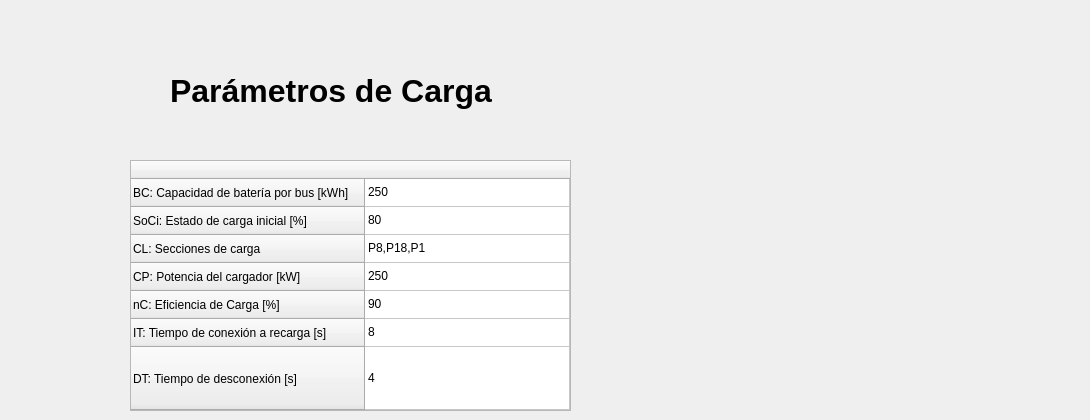
      <widget class="QWidget" name="tab_6">
       <attribute name="title">
        <string>Paramétros</string>
       </attribute>
       <widget class="QTableWidget" name="tableWidgetOppCharParameters">
        <property name="geometry">
         <rect>
          <x>130</x>
          <y>160</y>
          <width>441</width>
          <height>251</height>
         </rect>
        </property>
        <property name="styleSheet">
         <string notr="true">color: rgb(0, 0, 0);</string>
        </property>
        <attribute name="horizontalHeaderDefaultSectionSize">
         <number>170</number>
        </attribute>
        <attribute name="horizontalHeaderStretchLastSection">
         <bool>true</bool>
        </attribute>
        <attribute name="verticalHeaderDefaultSectionSize">
         <number>28</number>
        </attribute>
        <attribute name="verticalHeaderStretchLastSection">
         <bool>true</bool>
        </attribute>
        <row>
         <property name="text">
          <string>BC: Capacidad de batería por bus [kWh]</string>
         </property>
        </row>
        <row>
         <property name="text">
          <string>SoCi: Estado de carga inicial [%]</string>
         </property>
        </row>
        <row>
         <property name="text">
          <string>CL: Secciones de carga</string>
         </property>
        </row>
        <row>
         <property name="text">
          <string>CP: Potencia del cargador [kW]</string>
         </property>
        </row>
        <row>
         <property name="text">
          <string>nC: Eficiencia de Carga [%]</string>
         </property>
        </row>
        <row>
         <property name="text">
          <string>IT: Tiempo de conexión a recarga [s]</string>
         </property>
        </row>
        <row>
         <property name="text">
          <string>DT: Tiempo de desconexión [s]</string>
         </property>
        </row>
        <column>
         <property name="text">
          <string/>
         </property>
        </column>
        <item row="0" column="0">
         <property name="text">
          <string>250</string>
         </property>
        </item>
        <item row="1" column="0">
         <property name="text">
          <string>80</string>
         </property>
        </item>
        <item row="2" column="0">
         <property name="text">
          <string>P8,P18,P1</string>
         </property>
        </item>
        <item row="3" column="0">
         <property name="text">
          <string>250</string>
         </property>
        </item>
        <item row="4" column="0">
         <property name="text">
          <string>90</string>
         </property>
        </item>
        <item row="5" column="0">
         <property name="text">
          <string>8</string>
         </property>
        </item>
        <item row="6" column="0">
         <property name="text">
          <string>4</string>
         </property>
        </item>
       </widget>
       <widget class="QLabel" name="label_13">
        <property name="geometry">
         <rect>
          <x>170</x>
          <y>70</y>
          <width>471</width>
          <height>41</height>
         </rect>
        </property>
        <property name="font">
         <font>
          <pointsize>24</pointsize>
          <weight>75</weight>
          <bold>true</bold>
         </font>
        </property>
        <property name="styleSheet">
         <string notr="true">color: rgb(0, 0, 0);</string>
        </property>
        <property name="text">
         <string>Parámetros de Carga</string>
        </property>
       </widget>
       <widget class="QLabel" name="label_18">
        <property name="geometry">
         <rect>
          <x>660</x>
          <y>160</y>
          <width>421</width>
          <height>251</height>
         </rect>
        </property>
        <property name="styleSheet">
         <string notr="true">border-image: url(:/cct/carga.jpg);</string>
        </property>
        <property name="text">
         <string/>
        </property>
       </widget>
      </widget>
